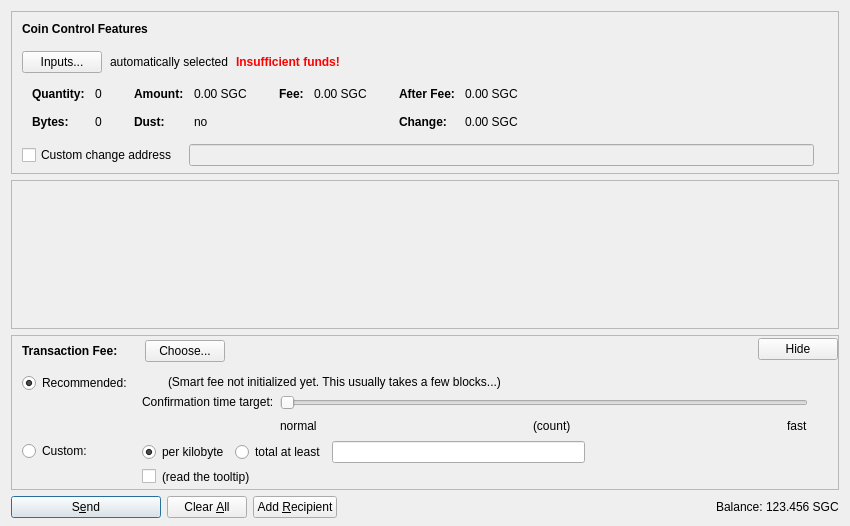
<?xml version="1.0" encoding="UTF-8"?>
<ui version="4.0">
 <class>SendCoinsDialog</class>
 <widget class="QDialog" name="SendCoinsDialog">
  <property name="geometry">
   <rect>
    <x>0</x>
    <y>0</y>
    <width>850</width>
    <height>526</height>
   </rect>
  </property>
  <property name="windowTitle">
   <string>Send Coins</string>
  </property>
  <layout class="QVBoxLayout" name="verticalLayout" stretch="0,1,0,0">
   <property name="bottomMargin">
    <number>8</number>
   </property>
   <item>
    <widget class="QFrame" name="frameCoinControl">
     <property name="sizePolicy">
      <sizepolicy hsizetype="Expanding" vsizetype="Expanding">
       <horstretch>0</horstretch>
       <verstretch>0</verstretch>
      </sizepolicy>
     </property>
     <property name="maximumSize">
      <size>
       <width>16777215</width>
       <height>16777215</height>
      </size>
     </property>
     <property name="frameShape">
      <enum>QFrame::StyledPanel</enum>
     </property>
     <property name="frameShadow">
      <enum>QFrame::Sunken</enum>
     </property>
     <layout class="QVBoxLayout" name="verticalLayoutCoinControl2">
      <property name="spacing">
       <number>0</number>
      </property>
      <property name="leftMargin">
       <number>0</number>
      </property>
      <property name="topMargin">
       <number>0</number>
      </property>
      <property name="rightMargin">
       <number>0</number>
      </property>
      <property name="bottomMargin">
       <number>6</number>
      </property>
      <item>
       <layout class="QVBoxLayout" name="verticalLayoutCoinControl" stretch="0,0,0,0,1">
        <property name="spacing">
         <number>0</number>
        </property>
        <property name="leftMargin">
         <number>10</number>
        </property>
        <property name="topMargin">
         <number>10</number>
        </property>
        <item>
         <layout class="QHBoxLayout" name="horizontalLayoutCoinControl1">
          <property name="bottomMargin">
           <number>15</number>
          </property>
          <item>
           <widget class="QLabel" name="labelCoinControlFeatures">
            <property name="sizePolicy">
             <sizepolicy hsizetype="Preferred" vsizetype="Maximum">
              <horstretch>0</horstretch>
              <verstretch>0</verstretch>
             </sizepolicy>
            </property>
            <property name="font">
             <font>
              <weight>75</weight>
              <bold>true</bold>
             </font>
            </property>
            <property name="styleSheet">
             <string notr="true">font-weight:bold;</string>
            </property>
            <property name="text">
             <string>Coin Control Features</string>
            </property>
           </widget>
          </item>
         </layout>
        </item>
        <item>
         <layout class="QHBoxLayout" name="horizontalLayoutCoinControl2" stretch="0,0,0,0">
          <property name="spacing">
           <number>8</number>
          </property>
          <property name="bottomMargin">
           <number>10</number>
          </property>
          <item>
           <widget class="QPushButton" name="pushButtonCoinControl">
            <property name="styleSheet">
             <string notr="true"/>
            </property>
            <property name="text">
             <string>Inputs...</string>
            </property>
            <property name="autoDefault">
             <bool>false</bool>
            </property>
           </widget>
          </item>
          <item>
           <widget class="QLabel" name="labelCoinControlAutomaticallySelected">
            <property name="text">
             <string>automatically selected</string>
            </property>
            <property name="margin">
             <number>5</number>
            </property>
           </widget>
          </item>
          <item>
           <widget class="QLabel" name="labelCoinControlInsuffFunds">
            <property name="font">
             <font>
              <weight>75</weight>
              <bold>true</bold>
             </font>
            </property>
            <property name="styleSheet">
             <string notr="true">color:red;font-weight:bold;</string>
            </property>
            <property name="text">
             <string>Insufficient funds!</string>
            </property>
            <property name="margin">
             <number>5</number>
            </property>
           </widget>
          </item>
          <item>
           <spacer name="horizontalSpacerCoinControl">
            <property name="orientation">
             <enum>Qt::Horizontal</enum>
            </property>
            <property name="sizeHint" stdset="0">
             <size>
              <width>40</width>
              <height>1</height>
             </size>
            </property>
           </spacer>
          </item>
         </layout>
        </item>
        <item>
         <widget class="QWidget" name="widgetCoinControl" native="true">
          <property name="sizePolicy">
           <sizepolicy hsizetype="Preferred" vsizetype="Preferred">
            <horstretch>0</horstretch>
            <verstretch>0</verstretch>
           </sizepolicy>
          </property>
          <property name="minimumSize">
           <size>
            <width>0</width>
            <height>0</height>
           </size>
          </property>
          <property name="styleSheet">
           <string notr="true"/>
          </property>
          <layout class="QHBoxLayout" name="horizontalLayoutCoinControl5">
           <property name="leftMargin">
            <number>0</number>
           </property>
           <property name="topMargin">
            <number>0</number>
           </property>
           <property name="rightMargin">
            <number>0</number>
           </property>
           <property name="bottomMargin">
            <number>0</number>
           </property>
           <item>
            <layout class="QHBoxLayout" name="horizontalLayoutCoinControl3" stretch="0,0,0,1">
             <property name="spacing">
              <number>20</number>
             </property>
             <property name="topMargin">
              <number>0</number>
             </property>
             <property name="bottomMargin">
              <number>10</number>
             </property>
             <item>
              <layout class="QFormLayout" name="formLayoutCoinControl1">
               <property name="horizontalSpacing">
                <number>10</number>
               </property>
               <property name="verticalSpacing">
                <number>14</number>
               </property>
               <property name="leftMargin">
                <number>10</number>
               </property>
               <property name="topMargin">
                <number>4</number>
               </property>
               <property name="rightMargin">
                <number>6</number>
               </property>
               <item row="0" column="0">
                <widget class="QLabel" name="labelCoinControlQuantityText">
                 <property name="font">
                  <font>
                   <weight>75</weight>
                   <bold>true</bold>
                  </font>
                 </property>
                 <property name="text">
                  <string>Quantity:</string>
                 </property>
                 <property name="margin">
                  <number>0</number>
                 </property>
                </widget>
               </item>
               <item row="0" column="1">
                <widget class="QLabel" name="labelCoinControlQuantity">
                 <property name="cursor">
                  <cursorShape>IBeamCursor</cursorShape>
                 </property>
                 <property name="contextMenuPolicy">
                  <enum>Qt::ActionsContextMenu</enum>
                 </property>
                 <property name="text">
                  <string notr="true">0</string>
                 </property>
                 <property name="margin">
                  <number>0</number>
                 </property>
                 <property name="textInteractionFlags">
                  <set>Qt::LinksAccessibleByMouse|Qt::TextSelectableByKeyboard|Qt::TextSelectableByMouse</set>
                 </property>
                </widget>
               </item>
               <item row="1" column="0">
                <widget class="QLabel" name="labelCoinControlBytesText">
                 <property name="font">
                  <font>
                   <weight>75</weight>
                   <bold>true</bold>
                  </font>
                 </property>
                 <property name="text">
                  <string>Bytes:</string>
                 </property>
                </widget>
               </item>
               <item row="1" column="1">
                <widget class="QLabel" name="labelCoinControlBytes">
                 <property name="cursor">
                  <cursorShape>IBeamCursor</cursorShape>
                 </property>
                 <property name="contextMenuPolicy">
                  <enum>Qt::ActionsContextMenu</enum>
                 </property>
                 <property name="text">
                  <string notr="true">0</string>
                 </property>
                 <property name="textInteractionFlags">
                  <set>Qt::LinksAccessibleByMouse|Qt::TextSelectableByKeyboard|Qt::TextSelectableByMouse</set>
                 </property>
                </widget>
               </item>
              </layout>
             </item>
             <item>
              <layout class="QFormLayout" name="formLayoutCoinControl2">
               <property name="horizontalSpacing">
                <number>10</number>
               </property>
               <property name="verticalSpacing">
                <number>14</number>
               </property>
               <property name="leftMargin">
                <number>6</number>
               </property>
               <property name="topMargin">
                <number>4</number>
               </property>
               <property name="rightMargin">
                <number>6</number>
               </property>
               <item row="0" column="0">
                <widget class="QLabel" name="labelCoinControlAmountText">
                 <property name="font">
                  <font>
                   <weight>75</weight>
                   <bold>true</bold>
                  </font>
                 </property>
                 <property name="text">
                  <string>Amount:</string>
                 </property>
                 <property name="margin">
                  <number>0</number>
                 </property>
                </widget>
               </item>
               <item row="0" column="1">
                <widget class="QLabel" name="labelCoinControlAmount">
                 <property name="cursor">
                  <cursorShape>IBeamCursor</cursorShape>
                 </property>
                 <property name="contextMenuPolicy">
                  <enum>Qt::ActionsContextMenu</enum>
                 </property>
                 <property name="text">
                  <string notr="true">0.00 SGC</string>
                 </property>
                 <property name="textInteractionFlags">
                  <set>Qt::LinksAccessibleByMouse|Qt::TextSelectableByKeyboard|Qt::TextSelectableByMouse</set>
                 </property>
                </widget>
               </item>
               <item row="1" column="0">
                <widget class="QLabel" name="labelCoinControlLowOutputText">
                 <property name="font">
                  <font>
                   <weight>75</weight>
                   <bold>true</bold>
                  </font>
                 </property>
                 <property name="text">
                  <string>Dust:</string>
                 </property>
                </widget>
               </item>
               <item row="1" column="1">
                <widget class="QLabel" name="labelCoinControlLowOutput">
                 <property name="cursor">
                  <cursorShape>IBeamCursor</cursorShape>
                 </property>
                 <property name="contextMenuPolicy">
                  <enum>Qt::ActionsContextMenu</enum>
                 </property>
                 <property name="text">
                  <string notr="true">no</string>
                 </property>
                 <property name="textInteractionFlags">
                  <set>Qt::LinksAccessibleByMouse|Qt::TextSelectableByKeyboard|Qt::TextSelectableByMouse</set>
                 </property>
                </widget>
               </item>
              </layout>
             </item>
             <item>
              <layout class="QFormLayout" name="formLayoutCoinControl3">
               <property name="horizontalSpacing">
                <number>10</number>
               </property>
               <property name="verticalSpacing">
                <number>14</number>
               </property>
               <property name="leftMargin">
                <number>6</number>
               </property>
               <property name="topMargin">
                <number>4</number>
               </property>
               <property name="rightMargin">
                <number>6</number>
               </property>
               <item row="0" column="0">
                <widget class="QLabel" name="labelCoinControlFeeText">
                 <property name="font">
                  <font>
                   <weight>75</weight>
                   <bold>true</bold>
                  </font>
                 </property>
                 <property name="text">
                  <string>Fee:</string>
                 </property>
                 <property name="margin">
                  <number>0</number>
                 </property>
                </widget>
               </item>
               <item row="0" column="1">
                <widget class="QLabel" name="labelCoinControlFee">
                 <property name="cursor">
                  <cursorShape>IBeamCursor</cursorShape>
                 </property>
                 <property name="contextMenuPolicy">
                  <enum>Qt::ActionsContextMenu</enum>
                 </property>
                 <property name="text">
                  <string notr="true">0.00 SGC</string>
                 </property>
                 <property name="textInteractionFlags">
                  <set>Qt::LinksAccessibleByMouse|Qt::TextSelectableByKeyboard|Qt::TextSelectableByMouse</set>
                 </property>
                </widget>
               </item>
              </layout>
             </item>
             <item>
              <layout class="QFormLayout" name="formLayoutCoinControl4">
               <property name="horizontalSpacing">
                <number>10</number>
               </property>
               <property name="verticalSpacing">
                <number>14</number>
               </property>
               <property name="leftMargin">
                <number>6</number>
               </property>
               <property name="topMargin">
                <number>4</number>
               </property>
               <property name="rightMargin">
                <number>6</number>
               </property>
               <item row="0" column="0">
                <widget class="QLabel" name="labelCoinControlAfterFeeText">
                 <property name="font">
                  <font>
                   <weight>75</weight>
                   <bold>true</bold>
                  </font>
                 </property>
                 <property name="text">
                  <string>After Fee:</string>
                 </property>
                 <property name="margin">
                  <number>0</number>
                 </property>
                </widget>
               </item>
               <item row="0" column="1">
                <widget class="QLabel" name="labelCoinControlAfterFee">
                 <property name="cursor">
                  <cursorShape>IBeamCursor</cursorShape>
                 </property>
                 <property name="contextMenuPolicy">
                  <enum>Qt::ActionsContextMenu</enum>
                 </property>
                 <property name="text">
                  <string notr="true">0.00 SGC</string>
                 </property>
                 <property name="textInteractionFlags">
                  <set>Qt::LinksAccessibleByMouse|Qt::TextSelectableByKeyboard|Qt::TextSelectableByMouse</set>
                 </property>
                </widget>
               </item>
               <item row="1" column="0">
                <widget class="QLabel" name="labelCoinControlChangeText">
                 <property name="font">
                  <font>
                   <weight>75</weight>
                   <bold>true</bold>
                  </font>
                 </property>
                 <property name="text">
                  <string>Change:</string>
                 </property>
                </widget>
               </item>
               <item row="1" column="1">
                <widget class="QLabel" name="labelCoinControlChange">
                 <property name="cursor">
                  <cursorShape>IBeamCursor</cursorShape>
                 </property>
                 <property name="contextMenuPolicy">
                  <enum>Qt::ActionsContextMenu</enum>
                 </property>
                 <property name="text">
                  <string notr="true">0.00 SGC</string>
                 </property>
                 <property name="textInteractionFlags">
                  <set>Qt::LinksAccessibleByMouse|Qt::TextSelectableByKeyboard|Qt::TextSelectableByMouse</set>
                 </property>
                </widget>
               </item>
              </layout>
             </item>
            </layout>
           </item>
          </layout>
         </widget>
        </item>
        <item>
         <layout class="QHBoxLayout" name="horizontalLayoutCoinControl4" stretch="0,0,0">
          <property name="spacing">
           <number>12</number>
          </property>
          <property name="sizeConstraint">
           <enum>QLayout::SetDefaultConstraint</enum>
          </property>
          <property name="topMargin">
           <number>5</number>
          </property>
          <property name="rightMargin">
           <number>5</number>
          </property>
          <item>
           <widget class="QCheckBox" name="checkBoxCoinControlChange">
            <property name="toolTip">
             <string>If this is activated, but the change address is empty or invalid, change will be sent to a newly generated address.</string>
            </property>
            <property name="text">
             <string>Custom change address</string>
            </property>
           </widget>
          </item>
          <item>
           <widget class="QValidatedLineEdit" name="lineEditCoinControlChange">
            <property name="enabled">
             <bool>false</bool>
            </property>
            <property name="sizePolicy">
             <sizepolicy hsizetype="Expanding" vsizetype="Fixed">
              <horstretch>0</horstretch>
              <verstretch>0</verstretch>
             </sizepolicy>
            </property>
           </widget>
          </item>
          <item>
           <widget class="QLabel" name="labelCoinControlChangeLabel">
            <property name="sizePolicy">
             <sizepolicy hsizetype="Preferred" vsizetype="Expanding">
              <horstretch>0</horstretch>
              <verstretch>0</verstretch>
             </sizepolicy>
            </property>
            <property name="minimumSize">
             <size>
              <width>0</width>
              <height>0</height>
             </size>
            </property>
            <property name="text">
             <string/>
            </property>
            <property name="margin">
             <number>3</number>
            </property>
           </widget>
          </item>
         </layout>
        </item>
        <item>
         <spacer name="verticalSpacerCoinControl">
          <property name="orientation">
           <enum>Qt::Vertical</enum>
          </property>
          <property name="sizeHint" stdset="0">
           <size>
            <width>800</width>
            <height>1</height>
           </size>
          </property>
         </spacer>
        </item>
       </layout>
      </item>
     </layout>
    </widget>
   </item>
   <item>
    <widget class="QScrollArea" name="scrollArea">
     <property name="widgetResizable">
      <bool>true</bool>
     </property>
     <widget class="QWidget" name="scrollAreaWidgetContents">
      <property name="geometry">
       <rect>
        <x>0</x>
        <y>0</y>
        <width>830</width>
        <height>104</height>
       </rect>
      </property>
      <layout class="QVBoxLayout" name="verticalLayout_2" stretch="0,1">
       <property name="leftMargin">
        <number>0</number>
       </property>
       <property name="topMargin">
        <number>0</number>
       </property>
       <property name="rightMargin">
        <number>0</number>
       </property>
       <property name="bottomMargin">
        <number>0</number>
       </property>
       <item>
        <layout class="QVBoxLayout" name="entries">
         <property name="spacing">
          <number>6</number>
         </property>
        </layout>
       </item>
       <item>
        <spacer name="verticalSpacer">
         <property name="orientation">
          <enum>Qt::Vertical</enum>
         </property>
         <property name="sizeHint" stdset="0">
          <size>
           <width>20</width>
           <height>40</height>
          </size>
         </property>
        </spacer>
       </item>
      </layout>
     </widget>
    </widget>
   </item>
   <item>
    <widget class="QFrame" name="frameFee">
     <property name="sizePolicy">
      <sizepolicy hsizetype="Expanding" vsizetype="Expanding">
       <horstretch>0</horstretch>
       <verstretch>0</verstretch>
      </sizepolicy>
     </property>
     <property name="maximumSize">
      <size>
       <width>16777215</width>
       <height>16777215</height>
      </size>
     </property>
     <property name="frameShape">
      <enum>QFrame::StyledPanel</enum>
     </property>
     <property name="frameShadow">
      <enum>QFrame::Sunken</enum>
     </property>
     <layout class="QVBoxLayout" name="verticalLayoutFee1">
      <property name="spacing">
       <number>0</number>
      </property>
      <property name="leftMargin">
       <number>0</number>
      </property>
      <property name="topMargin">
       <number>0</number>
      </property>
      <property name="rightMargin">
       <number>0</number>
      </property>
      <property name="bottomMargin">
       <number>0</number>
      </property>
      <item>
       <layout class="QVBoxLayout" name="verticalLayoutFee2" stretch="0,0,0">
        <property name="spacing">
         <number>0</number>
        </property>
        <property name="leftMargin">
         <number>10</number>
        </property>
        <property name="topMargin">
         <number>0</number>
        </property>
        <item>
         <layout class="QHBoxLayout" name="horizontalLayoutFee1">
          <property name="bottomMargin">
           <number>0</number>
          </property>
          <item>
           <layout class="QVBoxLayout" name="verticalLayoutFee7">
            <property name="spacing">
             <number>0</number>
            </property>
            <item>
             <spacer name="verticalSpacerSmartFee">
              <property name="orientation">
               <enum>Qt::Vertical</enum>
              </property>
              <property name="sizeType">
               <enum>QSizePolicy::Fixed</enum>
              </property>
              <property name="sizeHint" stdset="0">
               <size>
                <width>1</width>
                <height>4</height>
               </size>
              </property>
             </spacer>
            </item>
            <item>
             <layout class="QHBoxLayout" name="horizontalLayoutSmartFee">
              <property name="spacing">
               <number>10</number>
              </property>
              <item>
               <widget class="QLabel" name="labelFeeHeadline">
                <property name="sizePolicy">
                 <sizepolicy hsizetype="Preferred" vsizetype="Maximum">
                  <horstretch>0</horstretch>
                  <verstretch>0</verstretch>
                 </sizepolicy>
                </property>
                <property name="font">
                 <font>
                  <weight>75</weight>
                  <bold>true</bold>
                 </font>
                </property>
                <property name="styleSheet">
                 <string notr="true">font-weight:bold;</string>
                </property>
                <property name="text">
                 <string>Transaction Fee:</string>
                </property>
               </widget>
              </item>
              <item>
               <widget class="QLabel" name="labelFeeMinimized">
                <property name="text">
                 <string/>
                </property>
               </widget>
              </item>
              <item>
               <widget class="QPushButton" name="buttonChooseFee">
                <property name="text">
                 <string>Choose...</string>
                </property>
               </widget>
              </item>
             </layout>
            </item>
            <item>
             <spacer name="verticalSpacer_5">
              <property name="orientation">
               <enum>Qt::Vertical</enum>
              </property>
              <property name="sizeHint" stdset="0">
               <size>
                <width>1</width>
                <height>1</height>
               </size>
              </property>
             </spacer>
            </item>
           </layout>
          </item>
          <item>
           <spacer name="horizontalSpacer_4">
            <property name="orientation">
             <enum>Qt::Horizontal</enum>
            </property>
            <property name="sizeHint" stdset="0">
             <size>
              <width>40</width>
              <height>20</height>
             </size>
            </property>
           </spacer>
          </item>
          <item>
           <widget class="QPushButton" name="buttonMinimizeFee">
            <property name="toolTip">
             <string>collapse fee-settings</string>
            </property>
            <property name="text">
             <string>Hide</string>
            </property>
           </widget>
          </item>
         </layout>
        </item>
        <item>
         <widget class="QFrame" name="frameFeeSelection">
          <layout class="QVBoxLayout" name="verticalLayoutFee12">
           <property name="spacing">
            <number>0</number>
           </property>
           <property name="leftMargin">
            <number>0</number>
           </property>
           <property name="topMargin">
            <number>0</number>
           </property>
           <property name="rightMargin">
            <number>0</number>
           </property>
           <property name="bottomMargin">
            <number>0</number>
           </property>
           <item>
            <layout class="QGridLayout" name="gridLayoutFee">
             <property name="topMargin">
              <number>10</number>
             </property>
             <property name="bottomMargin">
              <number>4</number>
             </property>
             <property name="horizontalSpacing">
              <number>10</number>
             </property>
             <property name="verticalSpacing">
              <number>4</number>
             </property>
             <item row="1" column="1">
              <layout class="QVBoxLayout" name="verticalLayoutFee8">
               <property name="spacing">
                <number>6</number>
               </property>
               <item>
                <layout class="QHBoxLayout" name="horizontalLayoutFee13">
                 <item>
                  <widget class="QRadioButton" name="radioCustomPerKilobyte">
                   <property name="toolTip">
                    <string>If the custom fee is set to 1000 satoshis and the transaction is only 250 bytes, then &quot;per kilobyte&quot; only pays 250 satoshis in fee, while &quot;total at least&quot; pays 1000 satoshis. For transactions bigger than a kilobyte both pay by kilobyte.</string>
                   </property>
                   <property name="text">
                    <string>per kilobyte</string>
                   </property>
                   <property name="checked">
                    <bool>true</bool>
                   </property>
                   <attribute name="buttonGroup">
                    <string notr="true">groupCustomFee</string>
                   </attribute>
                  </widget>
                 </item>
                 <item>
                  <widget class="QRadioButton" name="radioCustomAtLeast">
                   <property name="toolTip">
                    <string>If the custom fee is set to 1000 satoshis and the transaction is only 250 bytes, then &quot;per kilobyte&quot; only pays 250 satoshis in fee, while &quot;total at least&quot; pays 1000 satoshis. For transactions bigger than a kilobyte both pay by kilobyte.</string>
                   </property>
                   <property name="text">
                    <string>total at least</string>
                   </property>
                   <attribute name="buttonGroup">
                    <string notr="true">groupCustomFee</string>
                   </attribute>
                  </widget>
                 </item>
                 <item>
                  <widget class="SigecoinAmountField" name="customFee"/>
                 </item>
                 <item>
                  <spacer name="horizontalSpacer_6">
                   <property name="orientation">
                    <enum>Qt::Horizontal</enum>
                   </property>
                   <property name="sizeHint" stdset="0">
                    <size>
                     <width>1</width>
                     <height>1</height>
                    </size>
                   </property>
                  </spacer>
                 </item>
                </layout>
               </item>
               <item>
                <layout class="QHBoxLayout" name="horizontalLayoutFee8">
                 <item>
                  <widget class="QCheckBox" name="checkBoxMinimumFee">
                   <property name="toolTip">
                    <string>Paying only the minimum fee is just fine as long as there is less transaction volume than space in the blocks. But be aware that this can end up in a never confirming transaction once there is more demand for sigecoin transactions than the network can process.</string>
                   </property>
                   <property name="text">
                    <string/>
                   </property>
                  </widget>
                 </item>
                 <item>
                  <widget class="QLabel" name="labelMinFeeWarning">
                   <property name="enabled">
                    <bool>true</bool>
                   </property>
                   <property name="toolTip">
                    <string>Paying only the minimum fee is just fine as long as there is less transaction volume than space in the blocks. But be aware that this can end up in a never confirming transaction once there is more demand for sigecoin transactions than the network can process.</string>
                   </property>
                   <property name="text">
                    <string>(read the tooltip)</string>
                   </property>
                   <property name="margin">
                    <number>5</number>
                   </property>
                  </widget>
                 </item>
                 <item>
                  <spacer name="horizontalSpacer_2">
                   <property name="orientation">
                    <enum>Qt::Horizontal</enum>
                   </property>
                   <property name="sizeHint" stdset="0">
                    <size>
                     <width>1</width>
                     <height>1</height>
                    </size>
                   </property>
                  </spacer>
                 </item>
                </layout>
               </item>
              </layout>
             </item>
             <item row="0" column="0">
              <layout class="QVBoxLayout" name="verticalLayoutFee4" stretch="0,1">
               <item>
                <widget class="QRadioButton" name="radioSmartFee">
                 <property name="text">
                  <string>Recommended:</string>
                 </property>
                 <property name="checked">
                  <bool>true</bool>
                 </property>
                 <attribute name="buttonGroup">
                  <string notr="true">groupFee</string>
                 </attribute>
                </widget>
               </item>
               <item>
                <spacer name="verticalSpacer_2">
                 <property name="orientation">
                  <enum>Qt::Vertical</enum>
                 </property>
                 <property name="sizeHint" stdset="0">
                  <size>
                   <width>1</width>
                   <height>1</height>
                  </size>
                 </property>
                </spacer>
               </item>
              </layout>
             </item>
             <item row="1" column="0">
              <layout class="QVBoxLayout" name="verticalLayoutFee9" stretch="0,1">
               <item>
                <widget class="QRadioButton" name="radioCustomFee">
                 <property name="text">
                  <string>Custom:</string>
                 </property>
                 <attribute name="buttonGroup">
                  <string notr="true">groupFee</string>
                 </attribute>
                </widget>
               </item>
               <item>
                <spacer name="verticalSpacer_6">
                 <property name="orientation">
                  <enum>Qt::Vertical</enum>
                 </property>
                 <property name="sizeHint" stdset="0">
                  <size>
                   <width>1</width>
                   <height>1</height>
                  </size>
                 </property>
                </spacer>
               </item>
              </layout>
             </item>
             <item row="0" column="1">
              <layout class="QVBoxLayout" name="verticalLayoutFee3" stretch="0,0,1">
               <property name="spacing">
                <number>6</number>
               </property>
               <property name="topMargin">
                <number>2</number>
               </property>
               <item>
                <layout class="QHBoxLayout" name="horizontalLayoutFee12">
                 <item>
                  <widget class="QLabel" name="labelSmartFee">
                   <property name="text">
                    <string/>
                   </property>
                   <property name="margin">
                    <number>2</number>
                   </property>
                  </widget>
                 </item>
                 <item>
                  <widget class="QLabel" name="labelFeeEstimation">
                   <property name="text">
                    <string/>
                   </property>
                  </widget>
                 </item>
                 <item>
                  <widget class="QLabel" name="labelSmartFee2">
                   <property name="text">
                    <string>(Smart fee not initialized yet. This usually takes a few blocks...)</string>
                   </property>
                   <property name="margin">
                    <number>2</number>
                   </property>
                  </widget>
                 </item>
                 <item>
                  <spacer name="horizontalSpacer_5">
                   <property name="orientation">
                    <enum>Qt::Horizontal</enum>
                   </property>
                   <property name="sizeHint" stdset="0">
                    <size>
                     <width>1</width>
                     <height>1</height>
                    </size>
                   </property>
                  </spacer>
                 </item>
                </layout>
               </item>
               <item>
                <layout class="QHBoxLayout" name="horizontalLayoutFee9">
                 <item>
                  <layout class="QVBoxLayout" name="verticalLayoutFee6">
                   <item>
                    <widget class="QLabel" name="labelSmartFee3">
                     <property name="text">
                      <string>Confirmation time target:</string>
                     </property>
                     <property name="margin">
                      <number>2</number>
                     </property>
                    </widget>
                   </item>
                   <item>
                    <spacer name="verticalSpacer_3">
                     <property name="orientation">
                      <enum>Qt::Vertical</enum>
                     </property>
                     <property name="sizeHint" stdset="0">
                      <size>
                       <width>1</width>
                       <height>1</height>
                      </size>
                     </property>
                    </spacer>
                   </item>
                  </layout>
                 </item>
                 <item>
                  <layout class="QVBoxLayout" name="verticalLayoutFee5">
                   <property name="rightMargin">
                    <number>30</number>
                   </property>
                   <item>
                    <widget class="QSlider" name="sliderSmartFee">
                     <property name="minimum">
                      <number>0</number>
                     </property>
                     <property name="maximum">
                      <number>23</number>
                     </property>
                     <property name="pageStep">
                      <number>1</number>
                     </property>
                     <property name="value">
                      <number>0</number>
                     </property>
                     <property name="orientation">
                      <enum>Qt::Horizontal</enum>
                     </property>
                     <property name="invertedAppearance">
                      <bool>false</bool>
                     </property>
                     <property name="invertedControls">
                      <bool>false</bool>
                     </property>
                     <property name="tickPosition">
                      <enum>QSlider::NoTicks</enum>
                     </property>
                    </widget>
                   </item>
                   <item>
                    <layout class="QHBoxLayout" name="horizontalLayoutFee10">
                     <item>
                      <widget class="QLabel" name="labelSmartFeeNormal">
                       <property name="text">
                        <string>normal</string>
                       </property>
                      </widget>
                     </item>
                     <item>
                      <spacer name="horizontalSpacer_7">
                       <property name="orientation">
                        <enum>Qt::Horizontal</enum>
                       </property>
                       <property name="sizeHint" stdset="0">
                        <size>
                         <width>40</width>
                         <height>20</height>
                        </size>
                       </property>
                      </spacer>
                     </item>
                     <item>
                      <widget class="QLabel" name="confirmationTargetLabel">
                       <property name="text">
                        <string notr="true">(count)</string>
                       </property>
                      </widget>
                     </item>
                     <item>
                      <spacer name="horizontalSpacer_3">
                       <property name="orientation">
                        <enum>Qt::Horizontal</enum>
                       </property>
                       <property name="sizeHint" stdset="0">
                        <size>
                         <width>40</width>
                         <height>20</height>
                        </size>
                       </property>
                      </spacer>
                     </item>
                     <item>
                      <widget class="QLabel" name="labelSmartFeeFast">
                       <property name="text">
                        <string>fast</string>
                       </property>
                      </widget>
                     </item>
                    </layout>
                   </item>
                  </layout>
                 </item>
                </layout>
               </item>
               <item>
                <spacer name="verticalSpacer_4">
                 <property name="orientation">
                  <enum>Qt::Vertical</enum>
                 </property>
                 <property name="sizeHint" stdset="0">
                  <size>
                   <width>1</width>
                   <height>1</height>
                  </size>
                 </property>
                </spacer>
               </item>
              </layout>
             </item>
            </layout>
           </item>
          </layout>
         </widget>
        </item>
        <item>
         <spacer name="verticalSpacerFee">
          <property name="orientation">
           <enum>Qt::Vertical</enum>
          </property>
          <property name="sizeHint" stdset="0">
           <size>
            <width>800</width>
            <height>1</height>
           </size>
          </property>
         </spacer>
        </item>
       </layout>
      </item>
     </layout>
    </widget>
   </item>
   <item>
    <layout class="QHBoxLayout" name="horizontalLayout">
     <item>
      <widget class="QPushButton" name="sendButton">
       <property name="minimumSize">
        <size>
         <width>150</width>
         <height>0</height>
        </size>
       </property>
       <property name="toolTip">
        <string>Confirm the send action</string>
       </property>
       <property name="text">
        <string>S&amp;end</string>
       </property>
       <property name="icon">
        <iconset resource="../sigecoin.qrc">
         <normaloff>:/icons/send</normaloff>:/icons/send</iconset>
       </property>
       <property name="autoDefault">
        <bool>false</bool>
       </property>
       <property name="default">
        <bool>true</bool>
       </property>
      </widget>
     </item>
     <item>
      <widget class="QPushButton" name="clearButton">
       <property name="sizePolicy">
        <sizepolicy hsizetype="Minimum" vsizetype="Fixed">
         <horstretch>0</horstretch>
         <verstretch>0</verstretch>
        </sizepolicy>
       </property>
       <property name="toolTip">
        <string>Clear all fields of the form.</string>
       </property>
       <property name="text">
        <string>Clear &amp;All</string>
       </property>
       <property name="icon">
        <iconset resource="../sigecoin.qrc">
         <normaloff>:/icons/remove</normaloff>:/icons/remove</iconset>
       </property>
       <property name="autoDefault">
        <bool>false</bool>
       </property>
      </widget>
     </item>
     <item>
      <widget class="QPushButton" name="addButton">
       <property name="toolTip">
        <string>Send to multiple recipients at once</string>
       </property>
       <property name="text">
        <string>Add &amp;Recipient</string>
       </property>
       <property name="icon">
        <iconset resource="../sigecoin.qrc">
         <normaloff>:/icons/add</normaloff>:/icons/add</iconset>
       </property>
       <property name="autoDefault">
        <bool>false</bool>
       </property>
      </widget>
     </item>
     <item>
      <spacer name="horizontalSpacer">
       <property name="orientation">
        <enum>Qt::Horizontal</enum>
       </property>
       <property name="sizeHint" stdset="0">
        <size>
         <width>40</width>
         <height>20</height>
        </size>
       </property>
      </spacer>
     </item>
     <item>
      <layout class="QHBoxLayout" name="horizontalLayout_2">
       <property name="spacing">
        <number>3</number>
       </property>
       <item>
        <widget class="QLabel" name="label">
         <property name="sizePolicy">
          <sizepolicy hsizetype="Preferred" vsizetype="Fixed">
           <horstretch>0</horstretch>
           <verstretch>0</verstretch>
          </sizepolicy>
         </property>
         <property name="text">
          <string>Balance:</string>
         </property>
        </widget>
       </item>
       <item>
        <widget class="QLabel" name="labelBalance">
         <property name="sizePolicy">
          <sizepolicy hsizetype="Preferred" vsizetype="Fixed">
           <horstretch>0</horstretch>
           <verstretch>0</verstretch>
          </sizepolicy>
         </property>
         <property name="cursor">
          <cursorShape>IBeamCursor</cursorShape>
         </property>
         <property name="text">
          <string notr="true">123.456 SGC</string>
         </property>
         <property name="textInteractionFlags">
          <set>Qt::LinksAccessibleByMouse|Qt::TextSelectableByKeyboard|Qt::TextSelectableByMouse</set>
         </property>
        </widget>
       </item>
      </layout>
     </item>
    </layout>
   </item>
  </layout>
 </widget>
 <customwidgets>
  <customwidget>
   <class>QValidatedLineEdit</class>
   <extends>QLineEdit</extends>
   <header>qvalidatedlineedit.h</header>
  </customwidget>
  <customwidget>
   <class>SigecoinAmountField</class>
   <extends>QLineEdit</extends>
   <header>sigecoinamountfield.h</header>
   <container>1</container>
  </customwidget>
 </customwidgets>
 <resources>
  <include location="../sigecoin.qrc"/>
 </resources>
 <connections/>
 <buttongroups>
  <buttongroup name="groupFee"/>
  <buttongroup name="groupCustomFee"/>
 </buttongroups>
</ui>
